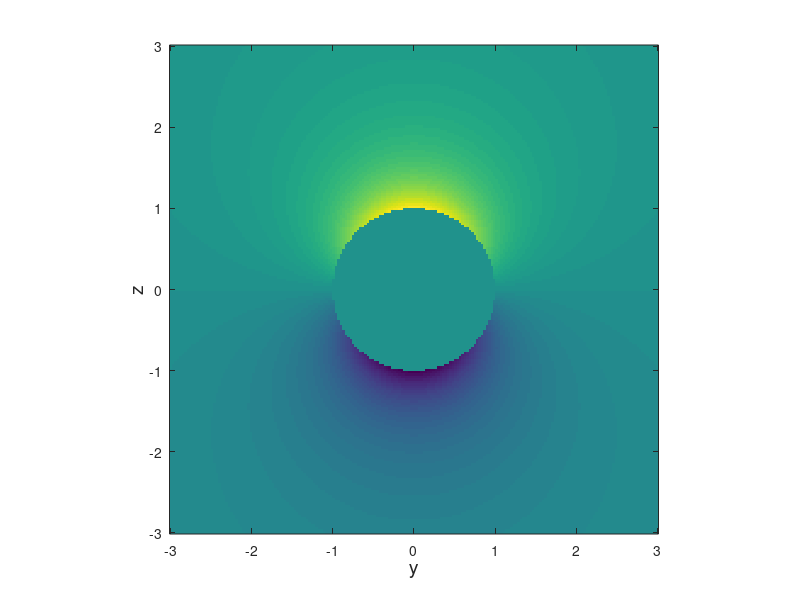

Here is the MATLAB script that generated this plot: (Note: this script raises an error after producing the figure.)
clc
clear all
%close all 

ngrid = 201; %200 for potential
ymax = 3;
zmax = ymax; 
inc=2*ymax/ngrid;

y = linspace(-ymax,ymax,ngrid);
z = linspace(-zmax,zmax,ngrid);
[yy zz] = meshgrid(y,z);
r = sqrt(yy.^2+zz.^2);
theta = acos(yy./zz);

sig = zz./r;
npotin = r.*zz./r;
npotout = zz./r.^3;

for i=1:ngrid
  for j=1:ngrid 
    if (r(i,j) <= 1.0)
      npotout(i,j) = 0;
    end
    if (r(i,j)) >= 1.0 
        npotin(i,j) = 0;
    end
  end
end

npot = npotin + npotout;

[Ey,Ez]= gradient(-npot,inc,inc);

figure(2)
imagesc(y,z,npotout)
set(gca, 'YDir', 'normal');
 axis([-ymax ymax -zmax zmax], "square");
 box on; axis equal; axis tight;
 xlabel('y','FontSize',14);ylabel('z','FontSize',14);

figure(3)
 h=streamslice(y,z,Ey,Ez);
 set(h,'color','r');
 hold on
 contour(y,z,npot,45)
 axis([-ymax ymax -zmax zmax], "square");
 box on; axis equal; axis tight;
 xlabel('y','FontSize',14);ylabel('z','FontSize',14);
 
